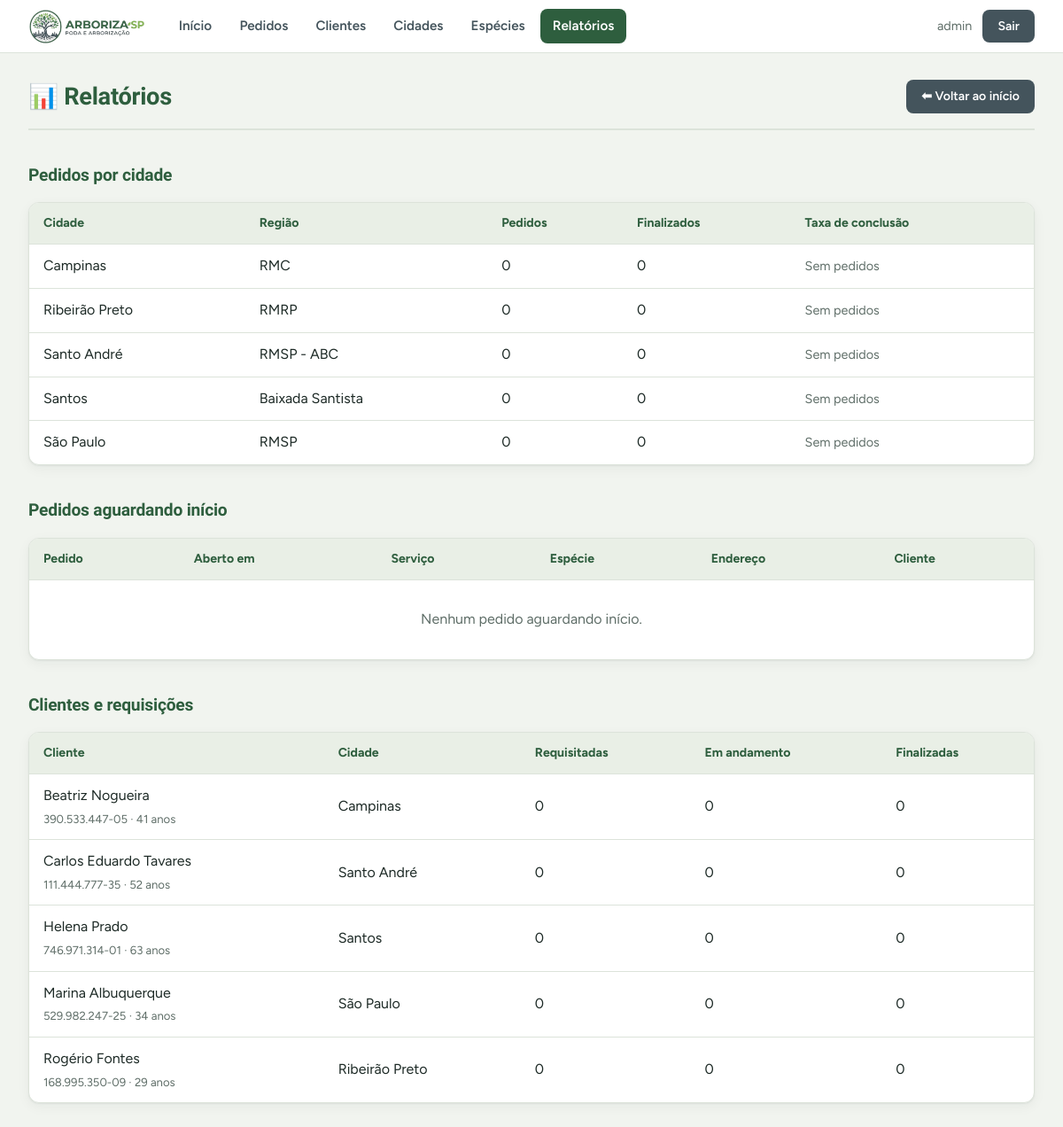
The app's page /relatorios.php (signed in) with its own data.
### tables this page shows
CREATE TABLE regioes (
    id_cidade INT AUTO_INCREMENT PRIMARY KEY,
    nome_cidade VARCHAR(100) NOT NULL UNIQUE,
    regiao_metropolitana VARCHAR(80) NOT NULL
);

CREATE TABLE clientes (
    cpf CHAR(14) PRIMARY KEY,  
    nome VARCHAR(120) NOT NULL,
    idade INT NOT NULL CHECK (idade >= 18),
    id_cidade INT NOT NULL,
    FOREIGN KEY (id_cidade) REFERENCES regioes(id_cidade) ON DELETE RESTRICT
);

### funcoes.php (called while the page is built, shortened)
<?php
function h($valor): string
{
    return htmlspecialchars((string)$valor, ENT_QUOTES, 'UTF-8');
}

### relatorios.php (the view, shortened to what this page needs)
<?php
include('conexao.php');
include('funcoes.php');
$resumo = $conn->query("SELECT * FROM vw_resumo_regioes ORDER BY total_pedidos DESC, nome_cidade");
$fila   = $conn->query("SELECT * FROM vw_pedidos_requisitados ORDER BY data_pedido, hora_pedido");
$quem   = $conn->query("SELECT * FROM vw_clientes_regioes ORDER BY nome");
include('cabecalho.php');
?>
<div class="page-header-bar">
    <h2>📊 Relatórios</h2>
    <div class="header-actions">
        <a href="index.php" class="btn-back">⬅ Voltar ao início</a>
    </div>
</div>
<h3>Pedidos por cidade</h3>
<div class="table-container">
    <table>
        <thead>
            <tr>
                <th>Cidade</th>
                <th>Região</th>
                <th>Pedidos</th>
                <th>Finalizados</th>
                <th>Taxa de conclusão</th>
            </tr>
        </thead>
        <tbody>
            <?php if ($resumo->num_rows > 0): ?>
                <?php while ($r = $resumo->fetch_assoc()):
                    $total = (int)$r['total_pedidos'];
                    $fin   = (int)$r['total_finalizados'];
                    $pct   = $total > 0 ? round($fin / $total * 100) : 0;
                ?>
                    <tr>
                        <td><?php echo h($r['nome_cidade']); ?></td>
                        <td><?php echo h($r['regiao_metropolitana']); ?></td>
                        <td><?php echo $total; ?></td>
                        <td><?php echo $fin; ?></td>
                        <td>
                            <?php if ($total > 0): ?>
                                <div class="meter" role="img" aria-label="<?php echo $pct; ?> por cento concluído">
                                    <div class="meter-bar" style="width: <?php echo $pct; ?>%"></div>
                                </div>
                                <small><?php echo $pct; ?>%</small>
                            <?php else: ?>
                                <span class="text-muted">Sem pedidos</span>
                            <?php endif; ?>
                        </td>
                    </tr>
                <?php endwhile; ?>
            <?php else: ?>
                <tr>
                    <td colspan="5" class="empty-cell">Nenhuma cidade cadastrada.</td>
                </tr>
            <?php endif; ?>
        </tbody>
    </table>
</div>
<h3>Pedidos aguardando início</h3>
<div class="table-container">
    <table>
        <thead>
            <tr>
                <th>Pedido</th>
                <th>Aberto em</th>
                <th>Serviço</th>
                <th>Espécie</th>
                <th>Endereço</th>
                <th>Cliente</th>
            </tr>
        </thead>
        <tbody>
            <?php if ($fila->num_rows > 0): ?>
                <?php while ($p = $fila->fetch_assoc()): ?>
                    <tr>
                        <td>#<?php echo (int)$p['id_pedido']; ?></td>
                        <td><?php echo data_br($p['data_pedido']) . ' ' . h(substr($p['hora_pedido'], 0, 5)); ?></td>
                        <td><?php echo h(SERVICOS[$p['tipo_servico']] ?? $p['tipo_servico']); ?></td>
                        <td><?php echo $p['especie'] ? h($p['especie']) : '—'; ?></td>
                        <td>
                            <?php echo h($p['endereco_plantio']); ?>
                            <small><?php echo h($p['nome_cidade']); ?></small>
                        </td>
                        <td>
                            <?php echo h($p['cliente_nome']); ?>
                            <small><?php echo h($p['cliente_cpf']); ?></small>
                        </td>
                    </tr>
                <?php endwhile; ?>
            <?php else: ?>
                <tr>
                    <td colspan="6" class="empty-cell">Nenhum pedido aguardando início.</td>
                </tr>
            <?php endif; ?>
        </tbody>
    </table>
</div>
<h3>Clientes e requisições</h3>
<div class="table-container">
    <table>
        <thead>
            <tr>
                <th>Cliente</th>
                <th>Cidade</th>
                <th>Requisitadas</th>
                <th>Em andamento</th>
                <th>Finalizadas</th>
            </tr>
        </thead>
        <tbody>
            <?php if ($quem->num_rows > 0): ?>
                <?php while ($c = $quem->fetch_assoc()): ?>
                    <tr>
                        <td>
                            <?php echo h($c['nome']); ?>
                            <small><?php echo h($c['cpf']) . ' · ' . (int)$c['idade'] . ' anos'; ?></small>
                        </td>
                        <td><?php echo h($c['nome_cidade']); ?></td>
                        <td><?php echo (int)$c['qtd_requisicoes_ativas']; ?></td>
                        <td><?php echo (int)$c['qtd_requisicoes_andamento']; ?></td>
                        <td><?php echo (int)$c['qtd_requisicoes_feitas']; ?></td>
                    </tr>
                <?php endwhile; ?>
            <?php else: ?>
                <tr>
                    <td colspan="5" class="empty-cell">Nenhum cliente cadastrado.</td>
                </tr>
            <?php endif; ?>
        </tbody>
    </table>
</div>
<?php include('rodape.php'); ?>

### styles.css (style rules this page uses)
:root { --forest: #2e5e3e; --forest-deep: #234a31; --leaf: #6aae3e; --slate: #44545c; --ink: #1d2a26; --muted: #5f6e68; --paper: #f1f4ef; --card: #ffffff; --line: #dce3da; --tint: #e9efe6; --danger: #b3382c; --danger-soft: #f9e5e2; --amber: #b9780f; --amber-soft: #fbefd6; --blue: #25688f; --blue-soft: #dcebf4; --green-soft: #def0df; --grey-soft: #e8ebea; --radius-card: 12px; --radius-ctl: 8px; --shadow: 0 1px 2px rgba(29, 42, 38, .06), 0 4px 14px rgba(29, 42, 38, .05); --font-body: 'Figtree', system-ui, -apple-system, 'Segoe UI', sans-serif; --font-display: 'Bricolage Grotesque', 'Figtree', system-ui, sans-serif; }
*, *::before, *::after { margin: 0; padding: 0; box-sizing: border-box; }
body { font-family: var(--font-body); background: var(--paper); color: var(--ink); line-height: 1.55; min-height: 100vh; }
a { color: var(--forest); }
h2, h3 { font-family: var(--font-display); color: var(--forest); letter-spacing: -.01em; }
h3 { font-size: 1.2rem; font-weight: 600; margin: 2.25rem 0 1rem; }
.page-header-bar { display: flex; align-items: center; justify-content: space-between; gap: 1rem; flex-wrap: wrap; margin-bottom: 1.5rem; padding-bottom: .9rem; border-bottom: 2px solid var(--line); }
.page-header-bar h2 { font-size: 1.7rem; font-weight: 700; }
.header-actions { display: flex; gap: .6rem; flex-wrap: wrap; align-items: center; }
small { display: block; margin-top: .25rem; font-size: .82rem; color: var(--muted); font-weight: 400; }
.btn-primary, .btn-edit, .btn-delete, .btn-music, .btn-back, .btn-advance, .btn-cancel, .btn-map { display: inline-flex; align-items: center; justify-content: center; gap: .35rem; padding: .5rem 1rem; border: 1.5px solid transparent; border-radius: var(--radius-ctl); font-size: .88rem; font-weight: 600; font-family: var(--font-body); line-height: 1.4; text-decoration: none; white-space: nowrap; cursor: pointer; transition: background-color .15s, border-color .15s; }
.btn-back { background: var(--slate); color: #fff; }
.table-container { background: var(--card); border: 1px solid var(--line); border-radius: var(--radius-card); box-shadow: var(--shadow); overflow-x: auto; margin-bottom: 1.5rem; }
table { width: 100%; border-collapse: collapse; }
th, td { padding: 12px 16px; text-align: left; vertical-align: middle; border-bottom: 1px solid var(--line); }
th { background: var(--tint); color: var(--forest); font-size: .88rem; font-weight: 700; white-space: nowrap; }
tbody tr:last-child td { border-bottom: none; }
td.empty-cell { text-align: center; color: var(--muted); padding: 2rem; }
.text-muted { color: var(--muted); font-size: .9rem; }

### records on screen
regioes: nome_cidade "Campinas", regiao_metropolitana "RMC", total "0", fin "0"
regioes: nome_cidade "Ribeirão Preto", regiao_metropolitana "RMRP", total "0", fin "0"
regioes: nome_cidade "Santo André", regiao_metropolitana "RMSP - ABC", total "0", fin "0"
regioes: nome_cidade "Santos", regiao_metropolitana "Baixada Santista", total "0", fin "0"
regioes: nome_cidade "São Paulo", regiao_metropolitana "RMSP", total "0", fin "0"
clientes: nome "Beatriz Nogueira", cpf "390.533.447-05", idade "41", nome_cidade "Campinas", qtd_requisicoes_ativas "0", qtd_requisicoes_andamento "0", qtd_requisicoes_feitas "0"
clientes: nome "Carlos Eduardo Tavares", cpf "111.444.777-35", idade "52", nome_cidade "Santo André", qtd_requisicoes_ativas "0", qtd_requisicoes_andamento "0", qtd_requisicoes_feitas "0"
clientes: nome "Helena Prado", cpf "746.971.314-01", idade "63", nome_cidade "Santos", qtd_requisicoes_ativas "0", qtd_requisicoes_andamento "0", qtd_requisicoes_feitas "0"
clientes: nome "Marina Albuquerque", cpf "529.982.247-25", idade "34", nome_cidade "São Paulo", qtd_requisicoes_ativas "0", qtd_requisicoes_andamento "0", qtd_requisicoes_feitas "0"
clientes: nome "Rogério Fontes", cpf "168.995.350-09", idade "29", nome_cidade "Ribeirão Preto", qtd_requisicoes_ativas "0", qtd_requisicoes_andamento "0", qtd_requisicoes_feitas "0"

### other values on screen
$rotulo "Início"
$rotulo "Pedidos"
$rotulo "Clientes"
$rotulo "Cidades"
$rotulo "Espécies"
$rotulo "Relatórios"
$_SESSION['usuario'] "admin"
